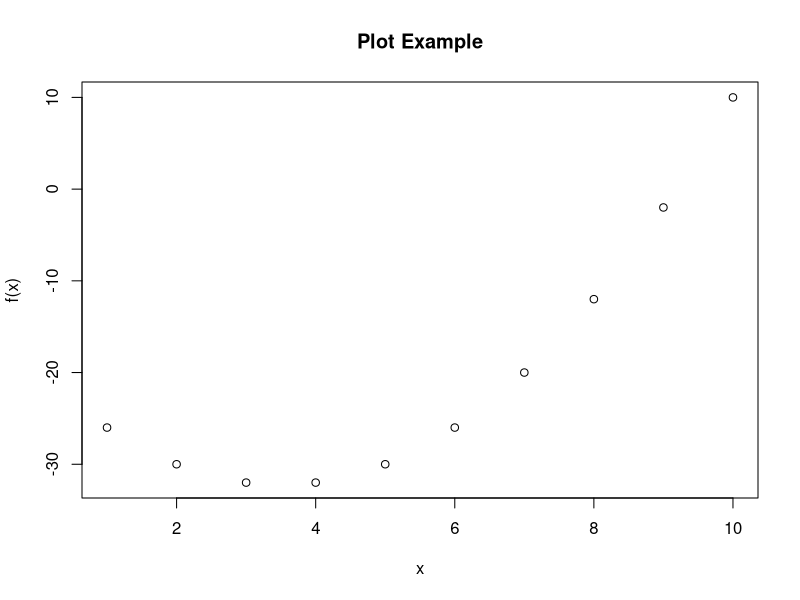

Generate this figure with R:
x <- c(1:10)
y <- x*x - 7*x - 20

x11()
plot(x, y, main="Plot Example", xlab="x", ylab="f(x)")

z <- locator(1) # wait for mouse click or enter pressed
